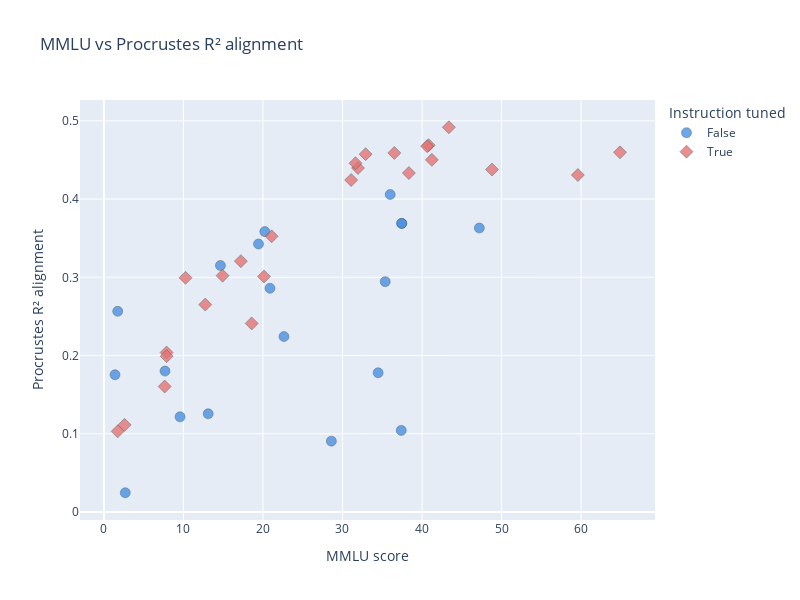

This figure's notebook cell:
### Code cell
import plotly.express as px

# --- Copy ---
df = results_df.copy()

# --- Interactive scatter ---
fig = px.scatter(
    df,
    x="mmlu",
    y="r2",
    color="instruct_tuned",
    color_discrete_map={True: "#e57373", False: "#4a90e2"},
    symbol="instruct_tuned",
    hover_data=df.columns,  # show all model attributes on hover
    title="MMLU vs Procrustes R² alignment"
)

fig.update_traces(
    marker=dict(size=10, opacity=0.8, line=dict(width=0.5, color="DarkSlateGrey"))
)

fig.update_layout(
    xaxis_title="MMLU score",
    yaxis_title="Procrustes R² alignment",
    legend_title="Instruction tuned",
    width=800,
    height=600
)

fig.show()

### Figure 1 — Plotly figure (JSON) as saved in the notebook; plotly's stock layout.template omitted (floating-point values rounded to 4 significant figures; data arrays with more than 128 entries replaced by an {"elided": "..."} marker saying what was removed)
{"data": [{"customdata": {"elided": "35x28 mixed values"}, "hovertemplate": "instruct_tuned=%{customdata[4]}<br>mmlu=%{x}<br>r2=%{y}<br>name=%{customdata[0]}<br>family=%{customdata[1]}<br>parameters=%{customdata[2]}<br>activation_function=%{customdata[3]}<br>architecture=%{customdata[5]}<br>modality=%{customdata[6]}<br>fine_tuned=%{customdata[7]}<br>training_tokens=%{customdata[8]}<br>n_layers=%{customdata[9]}<br>n_heads=%{customdata[10]}<br>n_kv_heads=%{customdata[11]}<br>attn_dim=%{customdata[12]}<br>hidden_size=%{customdata[13]}<br>vocab_size=%{customdata[14]}<br>max_pos_embed=%{customdata[15]}<br>intermediate_size=%{customdata[16]}<br>average=%{customdata[17]}<br>ifeval=%{customdata[18]}<br>bbh=%{customdata[19]}<br>math=%{customdata[20]}<br>gpqa=%{customdata[21]}<br>musr=%{customdata[22]}<br>rdm_corr=%{customdata[23]}<br>cka=%{customdata[24]}<br>tuning_status=%{customdata[25]}<br>params_billion=%{customdata[26]}<br>tokens_trillion=%{customdata[27]}<extra></extra>", "legendgroup": "False", "marker": {"color": "#4a90e2", "line": {"color": "DarkSlateGrey", "width": 0.5}, "opacity": 0.8, "size": 10, "symbol": "circle"}, "mode": "markers", "name": "False", "orientation": "v", "showlegend": true, "type": "scatter", "x": [13.11, 34.48, 37.45, NaN, NaN, NaN, 9.57, NaN, 35.37, 37.39, 47.21, 37.45, NaN, 7.68, 14.65, 19.44, NaN, NaN, NaN, 2.68, 20.88, 36.0, 1.39, 1.73, NaN, NaN, 28.6, NaN, NaN, NaN, NaN, 22.64, NaN, 20.23, NaN], "xaxis": "x", "y": [0.1255, 0.178, 0.3689, 0.1472, 0.1266, 0.09193, 0.1216, 0.3566, 0.2944, 0.1043, 0.3629, 0.3689, 0.1427, 0.1801, 0.315, 0.3426, 0.1229, 0.2993, 0.1794, 0.02461, 0.286, 0.4058, 0.1754, 0.2565, 0.1026, 0.09461, 0.09055, 0.0826, 0.07669, 0.2406, 0.1129, 0.2243, 0.1061, 0.3584, 0.1939], "yaxis": "y"}, {"customdata": {"elided": "42x28 mixed values"}, "hovertemplate": "instruct_tuned=%{customdata[4]}<br>mmlu=%{x}<br>r2=%{y}<br>name=%{customdata[0]}<br>family=%{customdata[1]}<br>parameters=%{customdata[2]}<br>activation_function=%{customdata[3]}<br>architecture=%{customdata[5]}<br>modality=%{customdata[6]}<br>fine_tuned=%{customdata[7]}<br>training_tokens=%{customdata[8]}<br>n_layers=%{customdata[9]}<br>n_heads=%{customdata[10]}<br>n_kv_heads=%{customdata[11]}<br>attn_dim=%{customdata[12]}<br>hidden_size=%{customdata[13]}<br>vocab_size=%{customdata[14]}<br>max_pos_embed=%{customdata[15]}<br>intermediate_size=%{customdata[16]}<br>average=%{customdata[17]}<br>ifeval=%{customdata[18]}<br>bbh=%{customdata[19]}<br>math=%{customdata[20]}<br>gpqa=%{customdata[21]}<br>musr=%{customdata[22]}<br>rdm_corr=%{customdata[23]}<br>cka=%{customdata[24]}<br>tuning_status=%{customdata[25]}<br>params_billion=%{customdata[26]}<br>tokens_trillion=%{customdata[27]}<extra></extra>", "legendgroup": "True", "marker": {"color": "#e57373", "line": {"color": "DarkSlateGrey", "width": 0.5}, "opacity": 0.8, "size": 10, "symbol": "diamond"}, "mode": "markers", "name": "True", "orientation": "v", "showlegend": true, "type": "scatter", "x": [17.22, 31.95, 48.8, 59.6, NaN, 7.64, 10.26, NaN, 31.64, 36.52, 43.38, 38.35, 64.9, 32.91, NaN, 41.24, 40.84, NaN, NaN, NaN, NaN, 18.58, NaN, NaN, NaN, 1.73, NaN, 2.59, 7.88, 7.88, 12.74, 14.92, NaN, NaN, NaN, 31.09, 21.09, 20.13, 40.64, NaN, NaN, NaN], "xaxis": "x", "y": [0.3207, 0.4397, 0.4378, 0.4307, 0.08527, 0.1604, 0.2993, 0.4181, 0.4458, 0.459, 0.4918, 0.4332, 0.4597, 0.4574, 0.4116, 0.4501, 0.4689, 0.4234, 0.414, 0.3924, 0.4061, 0.2411, 0.1676, 0.3566, 0.347, 0.1031, 0.08654, 0.1114, 0.2039, 0.1992, 0.2651, 0.3021, 0.3741, 0.293, 0.1078, 0.4244, 0.3524, 0.3011, 0.4676, 0.3996, 0.3881, 0.3371], "yaxis": "y"}], "layout": {"height": 600, "legend": {"title": {"text": "Instruction tuned"}, "tracegroupgap": 0}, "title": {"text": "MMLU vs Procrustes R² alignment"}, "width": 800, "xaxis": {"anchor": "y", "domain": [0, 1], "title": {"text": "MMLU score"}}, "yaxis": {"anchor": "x", "domain": [0, 1], "title": {"text": "Procrustes R² alignment"}}}}
